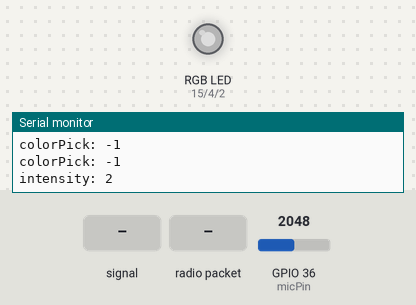
Bench run of a sketch on a simulated ESP32. Shown: an RGB LED mixed from three pins (HIGH = lit), the last lines printed to the serial monitor. The test bench sets the inputs (shaded band); at power-on: GPIO 36 (micPin) = 2048. Dim RGB values are drawn brighter than linear.

Above: at 1.2 s.
1.3 s: GPIO 36 (micPin) fed a 200 Hz sine of ±1023 counts around its level
At 1.52 s:
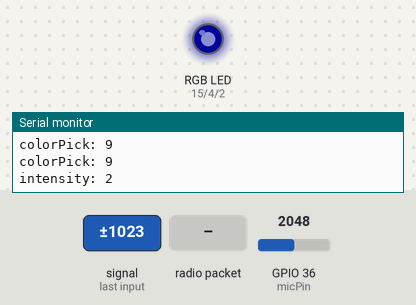
4.3 s: GPIO 36 (micPin) set to 2866
At 4.9 s:
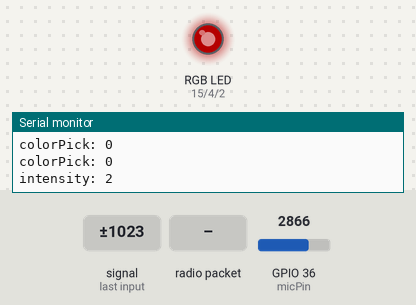
5.9 s: radio packet "200" arrives
At 7.0 s:
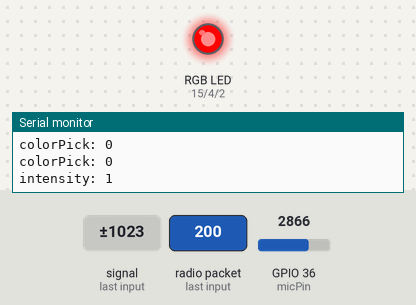
7.5 s: GPIO 36 (micPin) fed a 2 Hz sine of ±1228 counts around its level
At 8.0 s:
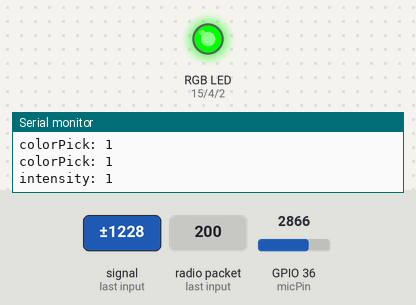
10.5 s: radio packet "0" arrives
13.5 s: GPIO 36 (micPin) fed a 200 Hz sine of ±327 counts around its level
At 14.2 s:
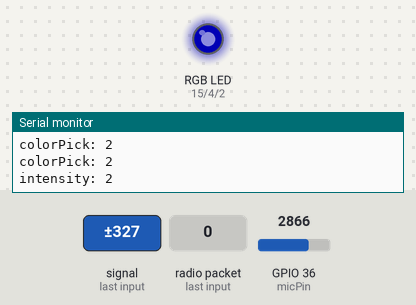
Timing chart, 0 to 16.0 s (numbered marks = the images above; inputs shaded):
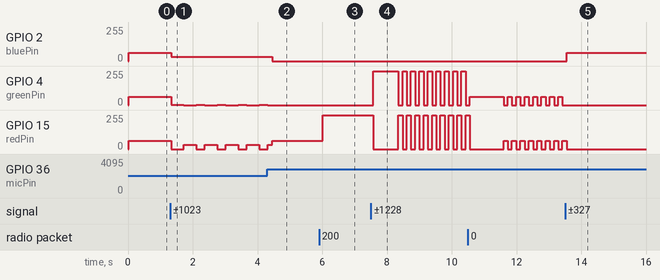

Measured:
- after the input at 1.3 s, GPIO 2 (bluePin): 63/255 → 32/255 at once; GPIO 4 (greenPin): 63/255 → 1/255 at once, then repeats every 0.65 s: 0/255 0.39 s, 1/255 0.26 s; GPIO 15 (redPin): 63/255 → 0/255 at once, then repeats every 0.65 s: 32/255 0.39 s, 0/255 0.26 s
- after the input at 4.3 s, GPIO 2 (bluePin): 32/255 → 0/255 after 0.15 s; GPIO 4 (greenPin): goes on until 4.3 s, then stays 0/255
- after the input at 5.9 s, GPIO 15 (redPin): 63/255 → 255/255 after 0.11 s
- after the input at 7.5 s, GPIO 4 (greenPin): 0/255 → 255/255 after 0.07 s, then repeats every 0.26 s: 0/255 0.13 s, 255/255 0.13 s; GPIO 15 (redPin): 255/255 → 0/255 after 0.07 s, then repeats every 0.26 s: 255/255 0.13 s, 0/255 0.13 s
- after the input at 13.5 s, GPIO 2 (bluePin): 0/255 → 63/255 after 0.05 s; GPIO 4 (greenPin): stops changing and stays 0/255; GPIO 15 (redPin): goes on until 13.6 s, then stays 0/255

The sketch:

ledStrip.ino
```cpp
#include <WiFi.h>
#include <esp_wifi.h>
#include <esp_now.h>
#include <cstdlib>  // For atoi

// Replace with the MAC Address of your receiver
uint8_t broadcastAddress[] = {0xF8, 0xB3, 0xB7, 0x44, 0x58, 0x10};

// Microphone and LED Pins
const int sampleWindow = 30; // 30ms sample window
unsigned int sample;
unsigned int peakToPeakMin = 4096;
unsigned int peakToPeakMax = 0;
#define micPin 36
#define redPin 15
#define bluePin 2
#define greenPin 4
int intensity = 2;
// ESP-NOW Callbacks
void OnDataSent(const uint8_t *mac_addr, esp_now_send_status_t status) {
  Serial.print("Last Packet Send Status:\t");
  Serial.println(status == ESP_NOW_SEND_SUCCESS ? "Delivery Success" : "Delivery Fail");
}

void OnDataRecv(const esp_now_recv_info *recv_info, const uint8_t *incomingData, int len) {
  char receivedData[len + 1];
  memcpy(receivedData, incomingData, len);
  receivedData[len] = '\0';
  Serial.print("Received message: ");
  Serial.println(receivedData);

  char macStr[18];
  snprintf(macStr, sizeof(macStr), "%02X:%02X:%02X:%02X:%02X:%02X",
           recv_info->src_addr[0], recv_info->src_addr[1], recv_info->src_addr[2],
           recv_info->src_addr[3], recv_info->src_addr[4], recv_info->src_addr[5]);
  Serial.print("From MAC: ");
  Serial.println(macStr);
  if(atoi(receivedData) > 90)
    intensity = 1;
  else
    intensity = 2;

}

void setup() {
  Serial.begin(115200);
  pinMode(redPin, OUTPUT);
  pinMode(bluePin, OUTPUT);
  pinMode(greenPin, OUTPUT);

  WiFi.mode(WIFI_STA);

  if (esp_now_init() != ESP_OK) {
    Serial.println("Error initializing ESP-NOW");
    return;
  }

  esp_now_register_send_cb(OnDataSent);
  esp_now_register_recv_cb(OnDataRecv);

  esp_now_peer_info_t peerInfo = {};
  memcpy(peerInfo.peer_addr, broadcastAddress, 6);
  peerInfo.channel = 0;
  peerInfo.encrypt = false;

  if (esp_now_add_peer(&peerInfo) != ESP_OK) {
    Serial.println("Failed to add peer");
    return;
  }
}

void loop() {
  unsigned long startMillis = millis();
  unsigned int signalMax = 0;
  unsigned int signalMin = 4096;

  while (millis() - startMillis < sampleWindow) {
    sample = analogRead(micPin);
    if (sample > signalMax) signalMax = sample;
    if (sample < signalMin) signalMin = sample;
  }

  unsigned int peakToPeak = signalMax - signalMin;
  double volts = (peakToPeak * 5.0) / 4096;
  peakToPeakMax = max(peakToPeakMax, peakToPeak);
  peakToPeakMin = min(peakToPeakMin, peakToPeak);

  long colorPick = map(peakToPeak, peakToPeakMin, peakToPeakMax, 0, 9);
  Serial.print("colorPick: ");
  Serial.println(colorPick);
  // colorPick = (intensity-1) * 5 + colorPick;
  Serial.print("colorPick: ");
  Serial.println(colorPick);
  Serial.print("intensity: ");
  Serial.println(intensity);
  switch (colorPick) {
    case 0: changeLED(255, 0, 0); break; // Red
    case 1: changeLED(0, 255, 0); break; // Green
    case 2: changeLED(0, 0, 255); break; // White
    case 3: changeLED(255, 255, 0); break; // Blue
    case 4: changeLED(0, 255, 255); break; // Yellow
    case 5: changeLED(255, 0, 255); break; // Cyan
    case 6: changeLED(254, 254, 254); break; // Purple
    case 7: changeLED(255, 128, 0); break; // Pink
    case 8: changeLED(128, 0, 128); break; // Orange
    case 9: changeLED(0, 5, 128); break; // Bright Red

    default: changeLED(255, 255, 255); break; // All Off
  }


  // String message = String(volts, 2) + "V";
  // esp_now_send(broadcastAddress, (uint8_t *)message.c_str(), message.length());

  delay(100);
}

void changeLED(int redPinInp, int greenPinInp, int bluePinInp){
  redPinInp = redPinInp/intensity/intensity;
  greenPinInp = greenPinInp/intensity/intensity;
  bluePinInp = bluePinInp/intensity/intensity;
  analogWrite(redPin, redPinInp);
  analogWrite(greenPin, greenPinInp);
  analogWrite(bluePin, bluePinInp);
}
```
